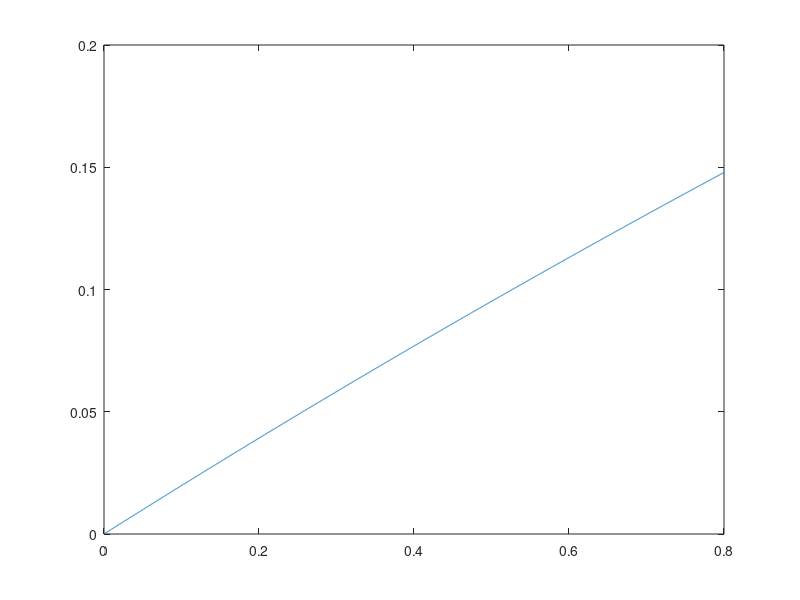

This figure's MATLAB source: (Note: this script raises an error after producing the figure.)
function plotEKFJoystick()

close all;

inputDir = '\\192.168.9.225\original_hand_dataset\zrj\';
% inputDir = 'G:\matlab\data\direct\gt\D2_011\4\tbc\ekf\';
% inputDir = 'G:\matlab\data\direct\gt\D2_011\4\tbc\ekf\Download\';

inputDir = 'G:\matlab\data\direct\gt\D2_011\4\tbc\ekf\Download\shared\';



w_mean = [0.0001 : 0.0001 : 0.8];a = 0.0;k = 0.2;scale = 1-(1-a) * exp(-k .* w_mean);figure,plot(w_mean, scale);

for jid = 0 : 1
    if 0
    a = load(fullfile(inputDir, sprintf('gyro_data_%d.txt', jid)));
    
    imu_window_size = 10;
    gyro_data_filtered = FilterData((a(:,2:4)), imu_window_size);
    gyro_data_variance = FilterDataVariance(a(:,2:4), imu_window_size);
    acc_data_filtered = FilterData((a(:,5:7)), imu_window_size);
    acc_data_variance = FilterDataVariance(a(:,5:7), imu_window_size);
    vel_data_filtered = FilterData((a(:,8:10)), imu_window_size);
    vel_data_variance = FilterDataVariance(a(:,8:10), imu_window_size);
    [~,gyro_raw_norm] = NormalizeVector((a(:,2:4)));
    [~,acc_raw_norm] = NormalizeVector((a(:,5:7)));
    [~,vel_raw_norm] = NormalizeVector((a(:,8:10)));
    [~,gyro_filtered_norm] = NormalizeVector(gyro_data_filtered);
    [~,gyro_variance_norm] = NormalizeVector(gyro_data_variance);
    [~,acc_filtered_norm] = NormalizeVector(acc_data_filtered);
    [~,acc_variance_norm] = NormalizeVector(acc_data_variance);
    [~,vel_filtered_norm] = NormalizeVector(vel_data_filtered);
    [~,vel_variance_norm] = NormalizeVector(vel_data_variance);
    
%     [~,gyro_pc_filtered_norm] = NormalizeVector(a(:,5:7));
    
    figure,subplot(3,1,1),plot(gyro_raw_norm,'-r');hold on;plot(gyro_filtered_norm,'-b');plot(gyro_variance_norm,'-g');legend('raw','filtered','variance');title('gyro data');
           subplot(3,1,2),plot(acc_raw_norm,'-r');hold on;plot(acc_filtered_norm,'-b');plot(acc_variance_norm,'-g');legend('raw','filtered','variance');title('acc data');
           subplot(3,1,3),plot(vel_raw_norm,'-r');hold on;plot(vel_filtered_norm,'-b');plot(vel_variance_norm,'-g');legend('raw','filtered','variance');title('vel data');
    end

    aa = load(strcat(inputDir,sprintf('delayed_time_%d.txt', jid)));
    a = abs([-aa(:,2) - aa(:,3)]);
    index = a < 1000;
    figure,subplot(3,2,[1 2]),plot([aa(index,2) [-aa(index,3)] [-aa(index,2) - aa(index,3)] [-aa(index,3) + aa(index,2) + aa(index,3)] ones(sum(index), 1)]);legend('head - carrier','head - img','carrier - img', 'head - carrier','zero');
    
    %     bb = load(strcat(inputDir,'diff_in_dt.txt'));
    %     figure,plot(bb * 1000)
    
    ba_head = load(strcat(inputDir,sprintf('ba_%d.txt', jid)));
    bg_head = load(strcat(inputDir,sprintf('bg_%d.txt', jid)));
    ba_carrier = load(strcat(inputDir,sprintf('ba_carrier_%d.txt', jid)));
    bg_carrier = load(strcat(inputDir,sprintf('bg_carrier_%d.txt', jid)));
    subplot(3,2,3);plot(bg_head(:,1), bg_head(:,2:4),'x-');title('bg head');subplot(3,2,4);plot(ba_head(:,1),ba_head(:,2:4),'x-');title('ba head');
    subplot(3,2,5);plot(bg_carrier(:,1),bg_carrier(:,2:4),'x-');title('bg carrier');subplot(3,2,6);plot(ba_carrier(:,1),ba_carrier(:,2:4),'x-');title('ba carrier');
    
    zupt = load(strcat(inputDir,sprintf('use_zupt_%d.txt',jid)));
    try
        a = load(strcat(inputDir,sprintf('hf_predict_output_%d.txt',jid)));
        b = load(strcat(inputDir,sprintf('hf_inte_output_%d.txt',jid)));
        c = load(strcat(inputDir,sprintf('hf_ekf_output_%d.txt',jid)));
        d = load(strcat(inputDir,sprintf('output_%d.txt',jid)));
        update_intervals = diff(d(:,1));
        
        aa = GetPoseMat(a);
        bb = GetPoseMat(b);
        cc = GetPoseMat(c);
        
        
        % figure;hold on;plot(a(:,1),[a(:,2:4)],'-r');legend('predict','hf','ekf');plot(b(:,1),[b(:,2:4)],'-b');plot(c(:,1),[c(:,2:4)],'-g');
        % figure;hold on;plot(a(:,1),[a(:,2:4)],'-r');plot(b(:,1),[b(:,2:4)],'-b');plot(c(:,1),[c(:,2:4)],'-g');legend('predict','hf','ekf')
        
        figure;subplot(4,1,1),hold on;plot(b(:,1),[b(:,2)],'-b');plot(b(:,1),[b(:,3)],'-b');plot(b(:,1),[b(:,4)],'-b');
        plot(a(:,1),[a(:,2)],'-r');plot(a(:,1),[a(:,3)],'-r');plot(a(:,1),[a(:,4)],'-r');
        plot(c(:,1),[c(:,2)],'-g');plot(c(:,1),[c(:,3)],'-g');plot(c(:,1),[c(:,4)],'-g');
        legend('hf','hf','hf', 'predict','predict','predict', 'ekf','ekf','ekf');
        subplot(4,1,2);hold on;plot(d(:,1), d(:, 2:4),'-r');plot(b(:,1), b(:, 2:4),'-b');legend('lf','lf','lf','hf inte','hf inte','hf inte');
        subplot(4,1,3);hold on;plot(d(2:end,1), 10 .* update_intervals,'-g');legend('lf update');
        subplot(4,1,4),hold on;plot(bb(:,1),[bb(:,2)],'-b');plot(bb(:,1),[bb(:,3)],'-b');plot(bb(:,1),[bb(:,4)],'-b');
        plot(aa(:,1),[aa(:,2)],'-r');plot(aa(:,1),[aa(:,3)],'-r');plot(aa(:,1),[aa(:,4)],'-r');
        plot(cc(:,1),[cc(:,2)],'-g');plot(cc(:,1),[cc(:,3)],'-g');plot(cc(:,1),[c(:,4)],'-g');
        legend('hf','hf','hf', 'predict','predict','predict', 'ekf','ekf','ekf');
    catch
        fprintf('sth wrong1\n');
    end
    
    trans_before = load(strcat(inputDir,sprintf('cur_trans_%d.txt',jid)));
    trans_after = load(strcat(inputDir,sprintf('updated_trans_%d.txt',jid)));
    len = min([size(trans_before, 1) size(trans_after, 1)]);
    figure,subplot(3,3,1);plot([trans_before(1:len,2:4)],'-r','LineWidth', 2);hold on;plot(trans_after(1:len,2:4),'-b');subplot(3,3,4);plot([trans_before(1:len,2:4) - trans_after(1:len,2:4)]);title('trans');
    
    
    rot_before = load(strcat(inputDir,sprintf('cur_rot_%d.txt',jid)));
    rot_after = load(strcat(inputDir,sprintf('updated_rot_%d.txt',jid)));
    len = min([size(rot_before, 1) size(rot_after, 1)]);
    err_rot = [];
    err_rot_vec_diff = [];
    for id = 1 : len
        err_rot = [err_rot;[(norm(rodrigues(rodrigues(rot_before(id,2:4)) * rodrigues(rot_after(id,2:4))')))]];
        err_rot_vec_diff = [err_rot_vec_diff;[rodrigues(rodrigues(rot_before(id,2:4)) * rodrigues(rot_after(id,2:4))')]'];
    end
    %     figure,subplot(2,1,1);plot([rot_before(1:len,2:4)],'-r','LineWidth', 2);hold on;plot(rot_after(1:len,2:4),'-b');subplot(2,1,2);plot([rot_before(1:len,2:4) - rot_after(1:len,2:4)]);title('rot');
    subplot(3,3,2);plot([rot_before(1:len,2:4)],'-r','LineWidth', 2);hold on;plot(rot_after(1:len,2:4),'-b');subplot(3,3,5);plot(err_rot);title('rot (rad)');subplot(3,3,8);plot(err_rot_vec_diff);title('rot vec diff (rad)');
    
    
    vel_before = load(strcat(inputDir,sprintf('cur_v_%d.txt',jid)));
    vel_after = load(strcat(inputDir,sprintf('updated_v_%d.txt',jid)));
    len = min([size(vel_before, 1) size(vel_after, 1)]);
    subplot(3,3,3);plot([vel_before(1:len,2:4)],'-r','LineWidth', 2);hold on;plot(vel_after(1:len,2:4),'-b');subplot(3,3,6);plot([vel_before(1:len,2:4) - vel_after(1:len,2:4)]);title('vel');
    
    
    acc_head_before = load(strcat(inputDir,sprintf('cur_acc_head_%d.txt',jid)));
    acc_head_after = load(strcat(inputDir,sprintf('updated_acc_head_%d.txt',jid)));
    ba_head = load(strcat(inputDir,sprintf('updated_ba_head_%d.txt',jid)));
    len = min([size(acc_head_before, 1) size(acc_head_after, 1) size(ba_head,1)]);
    figure,subplot(5,4,1);plot([acc_head_before(1:len,2:4)],'-r','LineWidth', 2);hold on;
    %     plot(acc_head_after(1:len,2:4) + ba_head(1:len,2:4), '-g');
    plot(acc_head_after(1:len,2:4),'-b');
    subplot(5,4,5);plot([acc_head_before(1:len,2:4) - acc_head_after(1:len,2:4)]);title('acc head');
    
    acc_carrier_before = load(strcat(inputDir,sprintf('cur_acc_carrier_%d.txt',jid)));
    acc_carrier_after = load(strcat(inputDir,sprintf('updated_acc_carrier_%d.txt',jid)));
    len = min([size(acc_carrier_before, 1) size(acc_carrier_after, 1)]);
    subplot(5,4,2);plot([acc_carrier_before(1:len,2:4)],'-r','LineWidth', 2);hold on;plot(acc_carrier_after(1:len,2:4),'-b');subplot(5,4,6);plot([acc_carrier_before(1:len,2:4) - acc_carrier_after(1:len,2:4)]);title('acc carrier');
    
    
    gyro_head_before = load(strcat(inputDir,sprintf('cur_gyro_head_%d.txt',jid)));
    gyro_head_after = load(strcat(inputDir,sprintf('updated_gyro_head_%d.txt',jid)));
    len = min([size(gyro_head_before, 1) size(gyro_head_after, 1)]);
    subplot(5,4,3);plot([gyro_head_before(1:len,2:4)],'-r','LineWidth', 2);hold on;plot(gyro_head_after(1:len,2:4),'-b');subplot(5,4,7);plot([gyro_head_before(1:len,2:4) - gyro_head_after(1:len,2:4)]);title('gyro head');
    
    
    gyro_carrier_before = load(strcat(inputDir,sprintf('cur_gyro_carrier_%d.txt',jid)));
    gyro_carrier_after = load(strcat(inputDir,sprintf('updated_gyro_carrier_%d.txt',jid)));
    len = min([size(gyro_carrier_before, 1) size(gyro_carrier_after, 1)]);
    subplot(5,4,4);plot([gyro_carrier_before(1:len,2:4)],'-r','LineWidth', 2);hold on;plot(gyro_carrier_after(1:len,2:4),'-b');subplot(5,4,8);plot([gyro_carrier_before(1:len,2:4) - gyro_carrier_after(1:len,2:4)]);title('gyro carrier');
    
    
    aa_head = load(strcat(inputDir,sprintf('updated_aa_head_%d.txt',jid)));
    aw_head = load(strcat(inputDir,sprintf('updated_aw_head_%d.txt',jid)));
    aa_carrier = load(strcat(inputDir,sprintf('updated_aa_carrier_%d.txt',jid)));
    aw_carrier = load(strcat(inputDir,sprintf('updated_aw_carrier_%d.txt',jid)));
    subplot(5,4,9);plot([aa_head(:,2:4)]);title('aa head');subplot(5,4,11);plot([aw_head(:,2:4)]);title('aw head');
    subplot(5,4,10);plot([aa_carrier(:,2:4)]);title('aa carrier');subplot(5,4,12);plot([aw_carrier(:,2:4)]);title('aw carrier');
    
    
    err_pvr = load(strcat(inputDir,sprintf('err_pvr_%d.txt',jid)));
    subplot(5,4,16);plot(err_pvr(:,11:13));title('err gyro carrier');
    subplot(5,4,15);plot(err_pvr(:,14:16));title('err gyro head');
    subplot(5,4,14);plot(err_pvr(:,17:19));title('err acc carrier');
    subplot(5,4,13);plot(err_pvr(:,20:22));title('err acc head');
    
    subplot(5,4,17);plot(300 * diff(acc_head_before(:,2:4)));title('acc head diff');
    subplot(5,4,18);plot(300 * diff(acc_carrier_before(:,2:4)));title('acc carrier diff');
    subplot(5,4,19);plot(300 * diff(gyro_head_before(:,2:4)));title('gyro head diff');
    subplot(5,4,20);plot(300 * diff(gyro_carrier_before(:,2:4)));title('gyro carrier diff');
    
    
    
    figure,subplot(4,1,1);plot(err_pvr(:,2:4));title('err p');
    subplot(4,1,2);plot(err_pvr(:,5:7));title('err v');
    subplot(4,1,3);plot(err_pvr(:,8:10));title('err r (rad)');
    subplot(4,1,4);plot(zupt(:,2));title('use zupt');
    
    
    dx_pvr = load(strcat(inputDir,sprintf('dx_pvr_babg1_babg2_abg12_aba12_%d.txt',jid)));
    figure,subplot(3,4,1);plot(dx_pvr(:,2:4));title('dp');
    subplot(3,4,2);plot(dx_pvr(:,5:7));title('dv');
    subplot(3,4,3);plot(dx_pvr(:,8:10));title('dr (rad)');
    subplot(3,4,5);plot(dx_pvr(:,11:13));title('dba1');
    subplot(3,4,6);plot(dx_pvr(:,14:16));title('dbg1');
    subplot(3,4,7);plot(dx_pvr(:,17:19));title('dba2');
    subplot(3,4,8);plot(dx_pvr(:,20:22));title('dbg2');
    subplot(3,4,9);plot(dx_pvr(:,29:31));title('daba1');
    subplot(3,4,10);plot(dx_pvr(:,23:25));title('dabg1');
    subplot(3,4,11);plot(dx_pvr(:,32:34));title('daba2');
    subplot(3,4,12);plot(dx_pvr(:,26:28));title('dabg2');
    
    
    
    
    
    pose_diff = load(strcat(inputDir,sprintf('pose_diff_%d.txt',jid)));
    figure, subplot(4,1,1);plot(pose_diff(:,1), pose_diff(:,2:4));title(sprintf('rot diff'));
    subplot(4,1,2);plot(pose_diff(:,1), pose_diff(:,5:7));title(sprintf('trans diff'));
    subplot(4,1,3);plot(pose_diff(:,1), pose_diff(:,8:9));legend('old reproj','new reproj');
    subplot(4,1,4);plot(pose_diff(:,1), pose_diff(:,10));title('vm num');
    
    a = load(fullfile(inputDir, sprintf('lba_info_%d.txt', jid)));
    idx1 = find(a(:,2) == 0);
    idx2 = find(a(:,2) == 1);
    [timestamps, x, y] = unique(a(:,1));
    iter = x - 1;
    figure,subplot(5,2,1),plot(a(idx1,1), a(idx1, [4:6]));legend('prior','reproj','trifocal');title('iter 0');
    subplot(5,2,2),plot(a(idx2,1), a(idx2, [3 4 6 7]));legend('imu','prior','reproj','trifocal');title('iter n');
    subplot(5,2,3),plot(a(idx1,1), a(idx1, [5]));title('iter 0 reproj, all mean');
    subplot(5,2,4),hist(a(idx1, [5]), 30);title('iter 0 reproj, all mean');
    subplot(5,2,5),plot(a(idx1,1), a(idx1, [8]));title('iter 0 reproj, cur mean');
    subplot(5,2,6),hist( a(idx1, [8]), 30);title('iter 0 reproj, cur mean');
    subplot(5,2,7),plot(a(idx2,1), a(idx2, [8]));title('iter n reproj, cur mean');
    subplot(5,2,8),hist(a(idx2, [8]), 30);title('iter n reproj, cur mean');
    subplot(5,2,9),plot(a(iter(3:end), 1), a(iter(3:end),2) + 1);title('iter num');
    
    window_size = 50;
    
    w_filtered = FilterData(gyro_carrier_after(:,2:4), window_size);
    vel_filtered = FilterData(vel_after(:,2:4), window_size);
    
    w_filtered_variance = FilterDataVariance(gyro_carrier_after(:,2:4), window_size);
    vel_filtered_variance = FilterDataVariance(vel_after(:,2:4), window_size);
    try
        [~,w_norm] = NormalizeVector(w_filtered);
        [~,vel_norm] = NormalizeVector(vel_filtered);
        [~,w_norm_variance] = NormalizeVector(w_filtered_variance);
        [~,vel_norm_variance] = NormalizeVector(vel_filtered_variance);
        figure,subplot(2,2,1);plot(w_norm);title('w filtered');
        subplot(2,2,2);plot(vel_norm);title('vel filtered');
        subplot(2,2,3);plot(w_norm_variance);title('w filtered variance');
        subplot(2,2,4);plot(vel_norm_variance);title('vel filtered variance');
    catch
        fprintf('no enough data to filter\n');
    end
    
    a = load(fullfile(inputDir, sprintf('Tjxyz_info_%d.txt', jid)));
    figure,subplot(2,1,1);plot(rad2deg(a(:,2:4)),'-b');hold on;plot(rad2deg(a(:,8:10)),'-r');title('rot(deg)');
    subplot(2,1,2);plot(1000 .* a(:,5:7),'-b');hold on;plot(1000 .* a(:,11:13),'-r');title('trans(mm)');
    
    a = load(strcat(inputDir,sprintf('hf_inte_output_%d.txt',jid)));
    b = load(strcat(inputDir,sprintf('output_%d.txt',jid)));
    
    
end
if 1
    
    
    a = load(strcat(inputDir,sprintf('head_imu_minus_image.txt')));
    
    figure,plot(1000 * a(:,2:3));title('head imu minus image (ms)');legend('first', 'second');
    
    a = load(strcat(inputDir,sprintf('processImgOnce.txt')));
    b = load(strcat(inputDir,sprintf('processImuOnce_2.txt')));
    c = load(strcat(inputDir,sprintf('processImuOnce_0.txt')));
    d = load(strcat(inputDir,sprintf('processImuOnce_1.txt')));
    
    figure,subplot(2,4,1);plot(a(:,2));title('img (ms)');
    subplot(2,4,2);plot(b(:,2));title('head imu (ms)');
    subplot(2,4,3);plot(c(:,2));title('controller imu0 (ms)');
    subplot(2,4,4);plot(d(:,2));title('controller imu1 (ms)');
    subplot(2,4,5);hist(a(:,2), 100);title('img (ms)');
    subplot(2,4,6);hist(b(:,2), 100);title('head imu (ms)');
    subplot(2,4,7);hist(c(:,2), 100);title('controller imu0 (ms)');
    subplot(2,4,8);hist(d(:,2), 100);title('controller imu1 (ms)');
    
    figure,subplot(4,1,1),plot(a(:,2:14));legend('all','prep','ProvideAllImus', 'GetPrediction2','front end','feed vm to estimator','orca','lba','marg','OptBatch','imu graph','append','trim');
    subplot(4,1,2),hist(a(:,2:14), 20);legend('all','prep','ProvideAllImus', 'GetPrediction2','front end','feed vm to estimator','orca','lba','marg','OptBatch','imu graph','append','trim');
    subplot(4,1,3),hist(a(:,[8 9 12 13 14]), 100);legend('orca(ms)','lba','imu graph','append','trim');
    subplot(4,1,4),plot(a(:,[8 9 12 13 14]));legend('orca(ms)','lba','imu graph','append','trim');
end
end
function w_filtered = FilterData(gyro_carrier_after, window)

w_filtered = [];
for i = window + 1 : size(gyro_carrier_after,1)
    w_sum = zeros(1,3);
    for j = i - window : i
        w_sum = w_sum + abs(gyro_carrier_after(j, 1:3));
    end
    w_filtered =[w_filtered; w_sum / (window + 1)];
end
end
function w_filtered = FilterDataVariance(gyro_carrier_after, window)

w_filtered = [];
for i = window + 1 : size(gyro_carrier_after,1)
    w_sum = zeros(1,3);
    for j = i - window : i
        w_sum = w_sum + (gyro_carrier_after(j, 1:3));
    end
    w_mean = w_sum ./ (window + 1);
    w_sum_square = zeros(1,3);
    for j = i - window : i
        w_sum_square = w_sum_square + (gyro_carrier_after(j, 1:3) - w_mean).^2;
    end
    w_filtered =[w_filtered; sqrt(w_sum_square / (window + 1))];
end
end
function poseMat = GetPoseMat(data)

poseMat = [];
Twc_stack = {};
for i = 1 : size(data,1)
    data1 = data(i,:);
    xyzw = data1(5:8);
    trans = data1(2:4);
    R = quat2rotm(xyzw([4 1 2 3]));
    rot = rodrigues(R);
    %     poseMat = [poseMat; [data1(1) reshape(R,1,9), trans]];
    poseMat = [poseMat; [data1(1) rot(1) rot(2) rot(3)]];
    Twc_stack{i,1} = [R trans';0 0 0 1];
end
end
